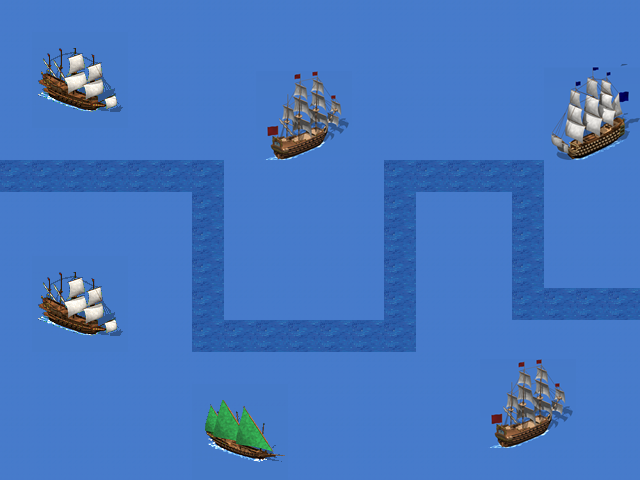

A level layout from a 2D game, rendered from its tile map. Below: a short description, then the map file with its tile-grid data intact:
An orthogonal 20x15 tile map with 32x32 px tiles, 1 tile layer (map).

<map version="1.0" orientation="orthogonal" width="20" height="15" tilewidth="32" tileheight="32">
 <tileset firstgid="1" name="map9Tiles" tilewidth="32" tileheight="32">
  <image source="map9Tiles.png" trans="c52527" width="512" height="96" />
 </tileset>
 <layer name="map" width="20" height="15">
  <data encoding="csv">
11,11,11,11,11,11,11,11,11,11,11,11,11,11,11,11,11,11,11,11,
11,14,15,16,11,11,11,11,11,11,11,11,11,11,11,11,11,11,11,11,
11,30,31,32,11,11,11,11,5,6,7,11,11,11,11,11,11,8,9,10,
11,46,47,48,11,11,11,11,21,22,23,11,11,11,11,11,11,24,25,26,
11,11,11,11,11,11,11,11,37,38,39,11,11,11,11,11,11,40,41,42,
17,17,17,17,17,17,17,11,11,11,11,11,17,17,17,17,17,11,11,11,
11,11,11,11,11,11,17,11,11,11,11,11,17,11,11,11,17,11,11,11,
11,11,11,11,11,11,17,11,11,11,11,11,17,11,11,11,17,11,11,11,
11,14,15,16,11,11,17,11,11,11,11,11,17,11,11,11,17,11,11,11,
11,30,31,32,11,11,17,11,11,11,11,11,17,11,11,11,17,17,17,17,
11,46,47,48,11,11,17,17,17,17,17,17,17,11,11,11,11,11,11,11,
11,11,11,11,11,11,11,11,11,11,11,11,11,11,11,5,6,7,11,11,
11,11,11,11,11,11,2,3,4,11,11,11,11,11,11,21,22,23,11,11,
11,11,11,11,11,11,18,19,20,11,11,11,11,11,11,37,38,39,11,11,
11,11,11,11,11,11,34,35,36,11,11,11,11,11,11,11,11,11,11,11
</data>
 </layer>
</map>